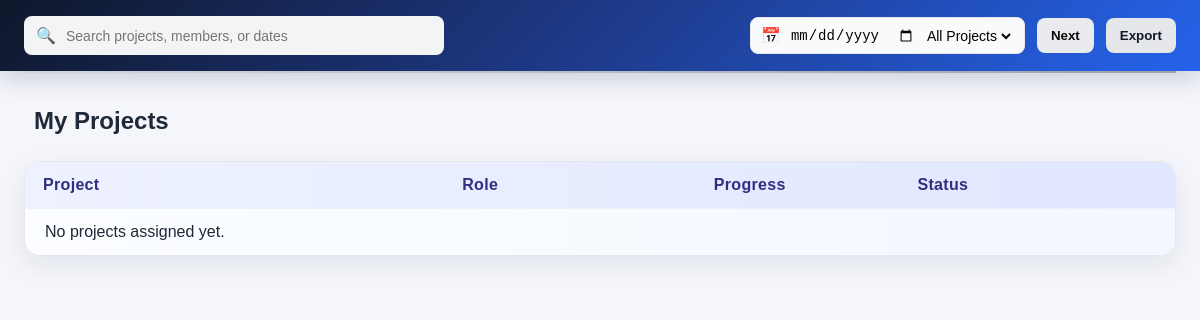
Before: /projects/Myprojects/ (signed in) with the older database file.
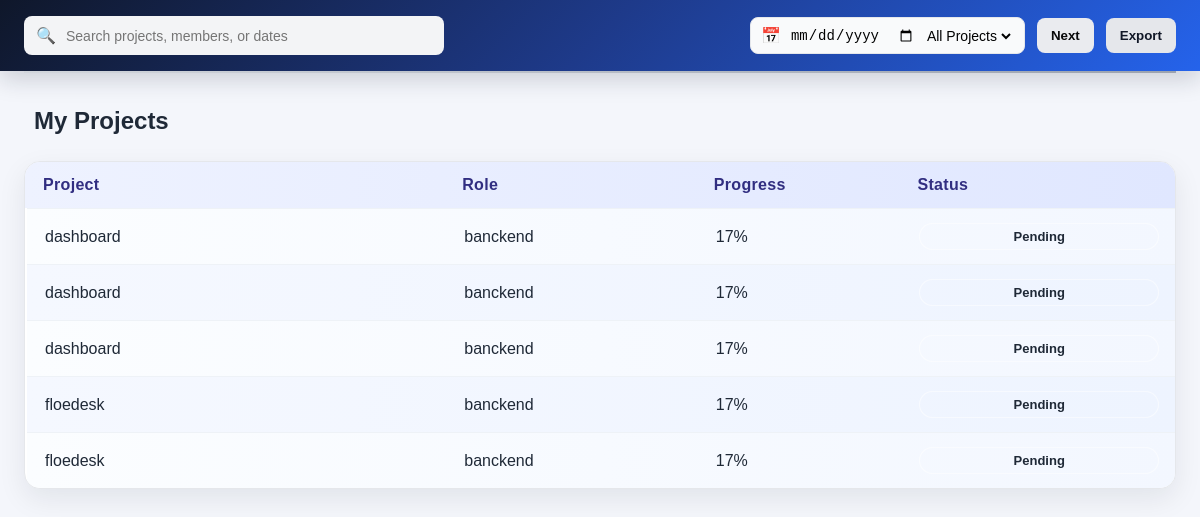
After: the same page with the newer database file.
### projects/models.py (models this page shows, shortened)
class Project(models.Model):
    STATUS_CHOICES = (
        ('pending', 'Pending'),
        ('in_progress', 'In Progress'),
        ('completed', 'Completed'),
    )
    project_name = models.CharField(max_length=200)
    description = models.TextField(
        blank=True,
        null=True
    )
    employee = models.ForeignKey(
        User,
        on_delete=models.CASCADE,
        related_name="projects",
        null=True,
        blank=True,
    )
    role = models.CharField(
        max_length=100,
        null=True,
        blank=True,
    )
    progress = models.IntegerField(
        default=0
    )
    status = models.CharField(
        max_length=20,
        choices=STATUS_CHOICES,
        default='pending'
    )
    start_date = models.DateField()
    end_date = models.DateField(
        blank=True,
        null=True
    )
    created_at = models.DateTimeField(
        default=timezone.now
    )

### projects/views.py (the view)
@login_required
def Myprojects(request):
    projects = Project.objects.filter(
        employee=request.user
    )
    return render(
        request,
        "projects/Myprojects.html",
        {
            "projects": projects
        }
    )

### projects/templates/projects/Myprojects.html (shortened to what this page needs)
{% load static %}
<!DOCTYPE html>
<html lang="en">
<head>
    <link rel="stylesheet" href="{% static 'projects/css/style.css' %}">
</head>
<body>
<nav class="navbar">
    <div class="search-box">
        <span>🔍</span>
        <input
            type="text"
            placeholder="Search projects, members, or dates">
    </div>
    <div class="nav-actions">
        <div class="date-filter">
            <label>📅</label>
            <input type="date">
            <select>
                <option value="all">All Projects</option>
            </select>
        </div>
        <button class="nav-btn next-btn">Next</button>
        <button class="nav-btn export-btn">Export</button>
    </div>
</nav>
<div class="divider"></div>
<section class="work-stage">
    <h2>My Projects</h2>
    <div class="projects-table">
        <div class="table-header">
            <span>Project</span>
            <span>Role</span>
            <span>Progress</span>
            <span>Status</span>
        </div>
        {% for project in projects %}
        <div class="table-row">
            <span>{{ project.project_name }}</span>
            <span>{{ project.role }}</span>
            <span>
                {{ project.progress|default:0 }}%
            </span>
            <span
                class="status
                ">
                {{ project.get_status_display }}
            </span>
        </div>
        {% empty %}
        <div class="table-row empty-row">
            <span>No projects assigned yet.</span>
        </div>
        {% endfor %}
    </div>
</section>
</body>
</html>

### projects/static/projects/css/style.css (style rules this page uses)
* { box-sizing: border-box; }
body { margin: 0; font-family: Arial, sans-serif; background: #f4f6fb; color: #1f2937; }
.navbar { display: flex; justify-content: space-between; align-items: center; padding: 16px 24px; background: linear-gradient(135deg, #0f172a 0%, #1e3a8a 50%, #2563eb 100%); color: #ffffff; box-shadow: 0 8px 24px rgba(15, 23, 42, 0.18); }
.search-box { display: flex; align-items: center; gap: 8px; background: #f3f4f6; border-radius: 8px; padding: 10px 12px; width: min(420px, 60%); }
.search-box input { border: none; outline: none; background: transparent; width: 100%; font-size: 14px; }
.nav-actions { display: flex; align-items: center; gap: 12px; }
.date-filter { display: flex; align-items: center; gap: 8px; background: #f9fafb; padding: 8px 10px; border-radius: 8px; border: 1px solid #e5e7eb; }
.date-filter select, .date-filter input { border: none; background: transparent; outline: none; font-size: 14px; }
.nav-btn { border: none; padding: 10px 14px; border-radius: 8px; cursor: pointer; font-weight: 600; }
.next-btn { background: #eaebef; color: rgb(9, 9, 9); }
.export-btn { background: #e5e7eb; color: #111827; }
.divider { height: 2px; background: linear-gradient(90deg, #d1d5db, #9ca3af); margin: 0 24px 24px; }
.work-stage { padding: 0 24px 24px; }
.work-stage h2 { margin: 0 0 16px; font-size: 24px; padding: 10px; }
.projects-table { background: #ffffff; border-radius: 16px; overflow: hidden; box-shadow: 0 10px 28px rgba(15, 23, 42, 0.08); border: 1px solid #e5e7eb; }
.table-header, .table-row { display: grid; grid-template-columns: 1.7fr 1fr 0.8fr 1fr; gap: 12px; padding: 14px 18px; align-items: center; }
.table-header { background: linear-gradient(90deg, #eef2ff 0%, #e0e7ff 100%); font-weight: 700; color: #312e81; letter-spacing: 0.02em; }
.table-row { border-top: 1px solid #eef2f7; transition: background 0.2s ease, transform 0.2s ease; background: linear-gradient(90deg, #ffffff 0%, #f9fbff 100%); }
.table-row { background: linear-gradient(90deg, #f5f8ff 0%, #eef4ff 100%); transform: translateX(2px); }
.table-row:nth-child(even) { background: linear-gradient(90deg, #fbfdff 0%, #f3f7ff 100%); }
.status { display: inline-block; padding: 6px 10px; border-radius: 999px; font-size: 13px; font-weight: 700; text-align: center; box-shadow: inset 0 0 0 1px rgba(255,255,255,0.5); }

Changed rows visible on the page:
added Project: project_name "dashboard", role "banckend", progress "17", status "Pending"
added Project: project_name "dashboard", role "banckend", progress "17", status "Pending"
added Project: project_name "dashboard", role "banckend", progress "17", status "Pending"
added Project: project_name "floedesk", role "banckend", progress "17", status "Pending"
added Project: project_name "floedesk", role "banckend", progress "17", status "Pending"
Other visible differences:
text no longer shown: "No projects assigned yet."
